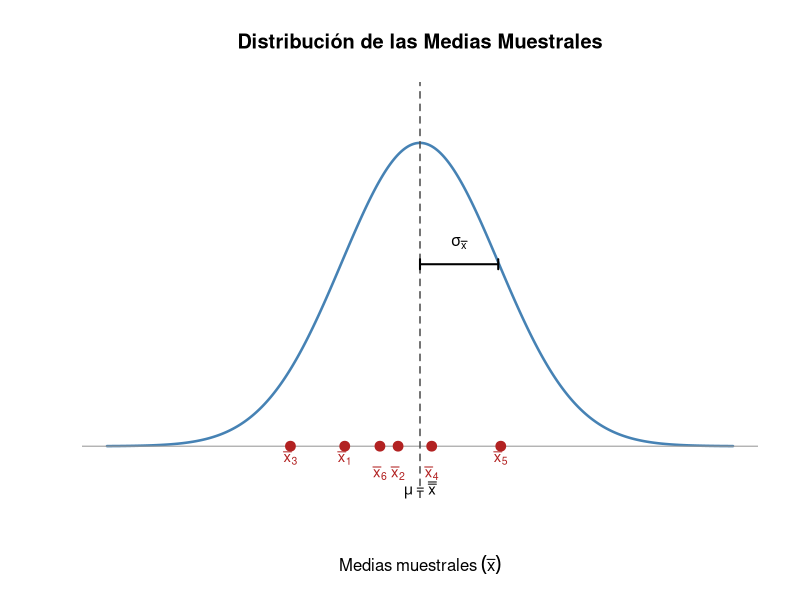
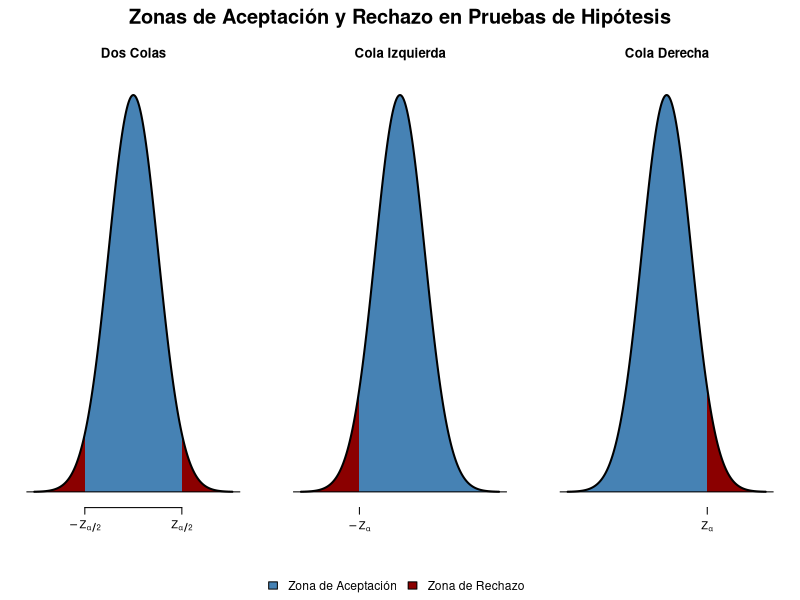

Recreate these plots in R, in order.
## ---- chunk 1
knitr::opts_chunk$set(echo = TRUE)
## ---- chunk 2
# Parámetros poblacionales
mu <- 50
sigma <- 10
n <- 25

# Error estándar (Desviación estándar de las medias muestrales)
SE <- sigma / sqrt(n)

# Valores para la distribución
x <- seq(mu - 4 * SE, mu + 4 * SE, length.out = 500)
densidad <- dnorm(x, mean = mu, sd = SE)

# --- MEDIAS MUESTRALES ALEATORIAS ---
set.seed(444) # Semilla para mantener la misma aleatoriedad cada vez que ejecutes
k_muestras <- 6
medias_muestrales <- rnorm(k_muestras, mean = mu, sd = SE)
# ------------------------------------

# Configuración de márgenes
par(mar = c(5, 4, 4, 2) + 0.1)

# 1. Gráfica base de la curva de densidad
plot(
  x, densidad,
  type = "l",
  lwd = 2.5,
  col = "steelblue",
  xlab = expression(Medias~muestrales~(bar(x))),
  ylab = "",
  main = "Distribución de las Medias Muestrales",
  ylim = c(-max(densidad) * 0.12, max(densidad) * 1.15), # Ampliado ligeramente abajo para etiquetas
  frame.plot = FALSE,
  axes = FALSE
)

# Línea del eje X en y = 0
abline(h = 0, col = "gray60")

# 2. Línea vertical para la media poblacional (mu)
abline(v = mu, lty = 2, lwd = 1.5, col = "gray30")

# Etiqueta de la media poblacional
text(
  x = mu, 
  y = max(densidad) * -0.145, 
  labels = expression(mu == bar(bar(x))), 
  cex = 0.9
)

# 3. Segmento horizontal marcando la amplitud de sigma_equis_testada
h_segmento <- max(densidad) * 0.6  # Altura a la mitad de la curva

arrows(
  x0 = mu, y0 = h_segmento, 
  x1 = mu + SE, y1 = h_segmento, 
  code = 3, angle = 90, length = 0.05, 
  col = "black", lwd = 2
)

# Etiqueta del segmento horizontal (sigma_equis testada)
text(
  x = mu + (SE / 2), 
  y = h_segmento + (max(densidad) * 0.07), 
  labels = expression(sigma[bar(x)]), 
  col = "black", 
  cex = 0.95
)

# 4. Puntos para las medias muestrales sobre el eje y = 0
points(
  x = medias_muestrales, 
  y = rep(0, length(medias_muestrales)), 
  pch = 19, 
  col = "firebrick", 
  cex = 1.3
)

# 5. Etiquetas x_1, x_2, ..., x_k testadas debajo de cada punto
etiquetas_equis <- parse(text = paste0("bar(x)[", seq_along(medias_muestrales), "]"))

# Alternancia de altura vertical para evitar solapamiento si dos puntos caen muy próximos
pos_y_etiquetas <- rep(c(-max(densidad) * 0.04, -max(densidad) * 0.09), length.out = length(medias_muestrales))

text(
  x = medias_muestrales, 
  y = pos_y_etiquetas, 
  labels = etiquetas_equis, 
  col = "firebrick", 
  cex = 0.9
)


## ---- chunk 3

sigma=9
n=31
x_bar=67
z=abs(qnorm(4.5/200))

E=z*sigma/(n^.5)

LI=x_bar-E
LS=x_bar+E

## ---- chunk 4

n_2=62

E_2=z*sigma/(n_2^.5)

## ---- chunk 5
# 1. Configurar la ventana gráfica
# oma = c(3, 0, 2, 0) deja espacio adicional en la parte inferior para la leyenda
par(mfrow = c(1, 3), mar = c(4, 2, 4, 2), oma = c(3, 0, 2, 0))

# Crear los datos de la distribución normal estándar
x <- seq(-4, 4, length = 1000)
y <- dnorm(x)

# ---------------------------------------------------------
# 1. Prueba de Dos Colas
# ---------------------------------------------------------
plot(x, y, type = "n", axes = FALSE, xlab = "", ylab = "", main = "Dos Colas")

# Zona de aceptación (steelblue)
x_acc1 <- seq(-1.96, 1.96, length = 500)
polygon(c(-1.96, x_acc1, 1.96), c(0, dnorm(x_acc1), 0), col = "steelblue", border = NA)

# Zonas de rechazo (darkred)
x_rej1_left <- seq(-4, -1.96, length = 100)
polygon(c(-4, x_rej1_left, -1.96), c(0, dnorm(x_rej1_left), 0), col = "darkred", border = NA)
x_rej1_right <- seq(1.96, 4, length = 100)
polygon(c(1.96, x_rej1_right, 4), c(0, dnorm(x_rej1_right), 0), col = "darkred", border = NA)

lines(x, y, lwd = 2)
abline(h = 0)
axis(1, at = c(-1.96, 1.96), labels = expression(-Z[alpha/2], Z[alpha/2]), tick = TRUE)

# ---------------------------------------------------------
# 2. Prueba de Cola Izquierda
# ---------------------------------------------------------
plot(x, y, type = "n", axes = FALSE, xlab = "", ylab = "", main = "Cola Izquierda")

# Zona de aceptación (steelblue)
x_acc2 <- seq(-1.64, 4, length = 500)
polygon(c(-1.64, x_acc2, 4), c(0, dnorm(x_acc2), 0), col = "steelblue", border = NA)

# Zona de rechazo (darkred)
x_rej2 <- seq(-4, -1.64, length = 100)
polygon(c(-4, x_rej2, -1.64), c(0, dnorm(x_rej2), 0), col = "darkred", border = NA)

lines(x, y, lwd = 2)
abline(h = 0)
axis(1, at = -1.64, labels = expression(-Z[alpha]), tick = TRUE)

# ---------------------------------------------------------
# 3. Prueba de Cola Derecha
# ---------------------------------------------------------
plot(x, y, type = "n", axes = FALSE, xlab = "", ylab = "", main = "Cola Derecha")

# Zona de aceptación (steelblue)
x_acc3 <- seq(-4, 1.64, length = 500)
polygon(c(-4, x_acc3, 1.64), c(0, dnorm(x_acc3), 0), col = "steelblue", border = NA)

# Zona de rechazo (darkred)
x_rej3 <- seq(1.64, 4, length = 100)
polygon(c(1.64, x_rej3, 4), c(0, dnorm(x_rej3), 0), col = "darkred", border = NA)

lines(x, y, lwd = 2)
abline(h = 0)
axis(1, at = 1.64, labels = expression(Z[alpha]), tick = TRUE)

# ---------------------------------------------------------
# Título General y Leyenda Compartida
# ---------------------------------------------------------
# Título en la parte superior
mtext("Zonas de Aceptación y Rechazo en Pruebas de Hipótesis", outer = TRUE, side = 3, cex = 1.2, font = 2)

# Crear un gráfico invisible superpuesto a toda la ventana para poner la leyenda
par(fig = c(0, 1, 0, 1), oma = c(0, 0, 0, 0), mar = c(0, 0, 0, 0), new = TRUE)
plot(0, 0, type = "n", bty = "n", xaxt = "n", yaxt = "n")

# Agregar la leyenda en la parte inferior centrada
legend("bottom", 
       legend = c("Zona de Aceptación", "Zona de Rechazo"), 
       fill = c("steelblue", "darkred"), 
       horiz = TRUE,      # Pone la leyenda en formato horizontal
       bty = "n",         # Quita el borde de la caja de la leyenda
       cex = 1.1)         # Tamaño del texto

# Restaurar los parámetros gráficos a su estado original por si quieres seguir graficando otras cosas
par(mfrow = c(1, 1), mar = c(5, 4, 4, 2) + 0.1, oma = c(0,0,0,0))
## ---- chunk 6

z_i<-(172-168)/(5/30^.5)

z_ns<-abs(qnorm(.05/2))

## ---- chunk 7

p=(1-pnorm(z_i))*100
